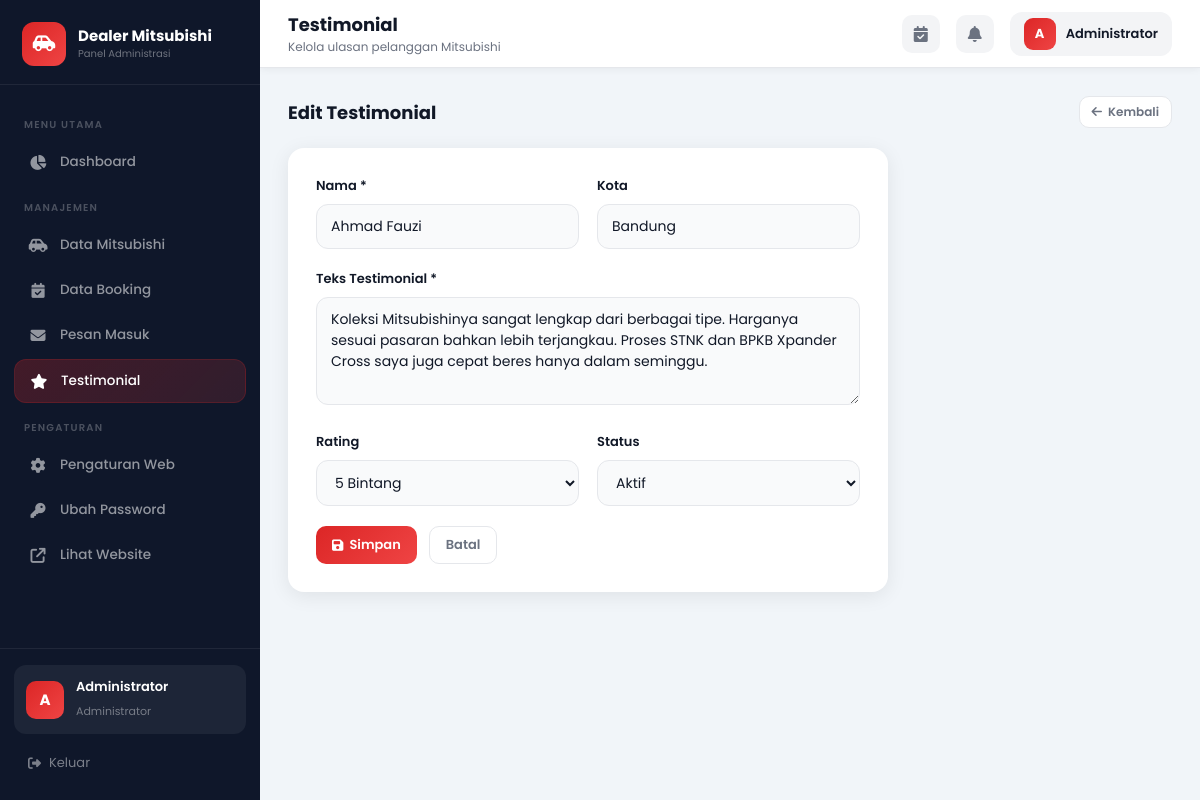
Page /admin/testimonial.php?action=edit&id=3 (signed in) on the committed database.
### tables this page shows
CREATE TABLE IF NOT EXISTS testimonial (
  id INT AUTO_INCREMENT PRIMARY KEY,
  nama VARCHAR(100) NOT NULL,
  kota VARCHAR(50),
  teks TEXT NOT NULL,
  rating TINYINT DEFAULT 5,
  status ENUM('aktif','nonaktif') DEFAULT 'aktif',
  created_at TIMESTAMP DEFAULT CURRENT_TIMESTAMP
);

### includes/config.php (called while the page is built, shortened)
<?php
function sanitize(string $str): string {
    return htmlspecialchars(strip_tags(trim($str)));
}

### admin/testimonial.php (the view, shortened to what this page needs)
<?php
require_once '../includes/config.php';
$action = sanitize($_GET['action'] ?? 'list');
$id     = (int)($_GET['id'] ?? 0);
$editData = null;
if (($action==='edit') && $id) $editData = $conn->query("SELECT * FROM testimonial WHERE id=$id")->fetch_assoc();
?>
<?php include 'includes/header.php'; ?>
<?php if ($action==='tambah'||$action==='edit'): ?>
<div style="display:flex;justify-content:space-between;align-items:center;margin-bottom:20px">
  <h2 style="font-size:18px"><?=$action==='edit'?'Edit':'Tambah'?> Testimonial</h2>
  <a href="testimonial.php" class="btn-admin btn-outline btn-sm"><i class="fa-solid fa-arrow-left"></i> Kembali</a>
</div>
<div class="form-card" style="max-width:600px">
  <form method="POST">
    <div class="form-row-a">
      <div class="form-group-a"><label>Nama *</label><input type="text" name="nama" required value="<?=sanitize($editData['nama']??'')?>"></div>
      <div class="form-group-a"><label>Kota</label><input type="text" name="kota" value="<?=sanitize($editData['kota']??'')?>"></div>
    </div>
    <div class="form-group-a"><label>Teks Testimonial *</label><textarea name="teks" rows="4" required><?=sanitize($editData['teks']??'')?></textarea></div>
    <div class="form-row-a">
      <div class="form-group-a">
        <label>Rating</label>
        <select name="rating">
          <?php for($r=5;$r>=1;$r--): ?>
          <option value="<?=$r?>" <?=($editData['rating']??5)==$r?'selected':''?>><?=$r?> Bintang</option>
          <?php endfor; ?>
        </select>
      </div>
      <div class="form-group-a">
        <label>Status</label>
        <select name="status">
          <option value="aktif" <?=($editData['status']??'aktif')==='aktif'?'selected':''?>>Aktif</option>
        </select>
      </div>
    </div>
    <div style="display:flex;gap:12px"><button type="submit" class="btn-admin btn-primary-a"><i class="fa-solid fa-save"></i> Simpan</button><a href="testimonial.php" class="btn-admin btn-outline">Batal</a></div>
  </form>
</div>
<?php endif; ?>
<?php include 'includes/footer.php'; ?>

### admin/includes/header.php (style rules this page uses)
:root { --primary:#dc2626;--primary-dark:#b91c1c;--sidebar-bg:#0f172a;--sidebar-w:260px;--header-h:68px;--dark:#111827;--gray:#6b7280;--lighter:#f3f4f6;--shadow:0 4px 20px rgba(0,0,0,.08);--shadow-lg:0 10px 40px rgba(0,0,0,.14);--radius:16px }
* { margin:0;padding:0;box-sizing:border-box }
body { font-family:'Poppins',sans-serif;background:#f1f5f9;color:var(--dark);display:flex;min-height:100vh }
.btn-admin { display:inline-flex;align-items:center;gap:6px;padding:8px 16px;border-radius:10px;font-size:13px;font-weight:600;cursor:pointer;transition:.25s;text-decoration:none;border:none;font-family:'Poppins',sans-serif }
.btn-primary-a { background:linear-gradient(135deg,#dc2626,#ef4444);color:white }
.btn-outline { background:white;color:var(--gray);border:1.5px solid #e5e7eb }
.btn-sm { padding:6px 12px;font-size:12px }
.form-card { background:white;border-radius:var(--radius);padding:28px;box-shadow:var(--shadow) }
.form-group-a { margin-bottom:20px }
.form-group-a label { display:block;font-size:13px;font-weight:600;color:var(--dark);margin-bottom:8px }
.form-group-a input,.form-group-a select,.form-group-a textarea { width:100%;padding:11px 14px;border:1.5px solid #e5e7eb;border-radius:12px;font-size:14px;font-family:'Poppins',sans-serif;color:var(--dark);background:#f9fafb;transition:.3s;box-sizing:border-box }
.form-group-a textarea { resize:vertical;min-height:100px }
.form-row-a { display:grid;grid-template-columns:1fr 1fr;gap:18px }

### rows in the picture
testimonial: nama "Ahmad Fauzi", kota "Bandung", teks "Koleksi Mitsubishinya sangat lengkap dari berbagai tipe. Harganya sesuai pasaran bahkan lebih terjangkau. Proses STNK dan BPKB Xpander Cross saya juga cepat beres hanya dalam seminggu.", rating "5 Bintang", status "Aktif"

### other values in the picture
substr($_SESSION['admin_name'] ?? 'A', 0, 1) "A"
$_SESSION['admin_name'] "Administrator"
$pageTitle "Testimonial"
$pageSubtitle "Kelola ulasan pelanggan Mitsubishi"
